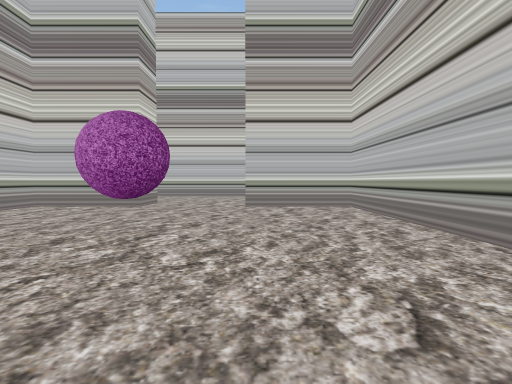
[1] (above)

24 first-person views from a walk through a 3-D level made in the Unity game engine. The camera is 1.2 m above the floor, tilts 2° down and sees 80° across. The floor is counted in squares, 2 m on a side. Each view is taken from the middle of a square. On the plan, view 1 faces up. The plan holds only what a view shows up to about 9 squares ahead; the rest is blank. The place goes on beyond the plan. The player character is not drawn.

[2]
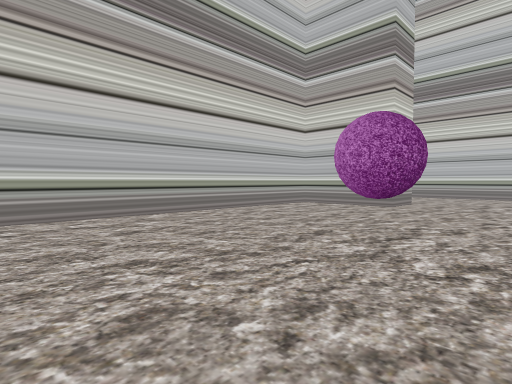

[3]
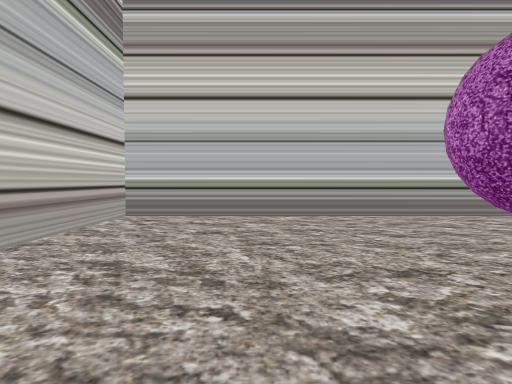

[4]
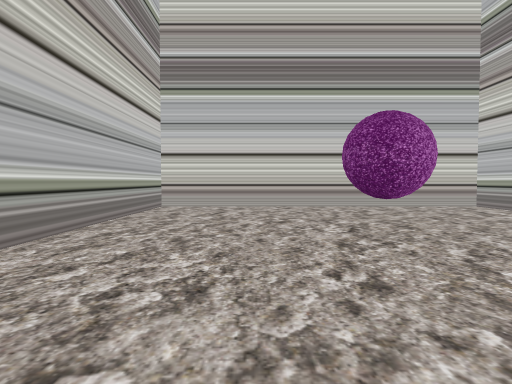

[5]
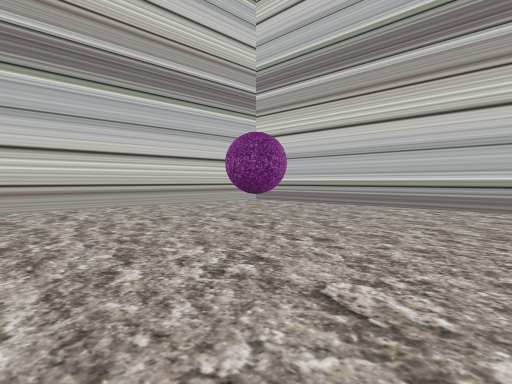

[6]
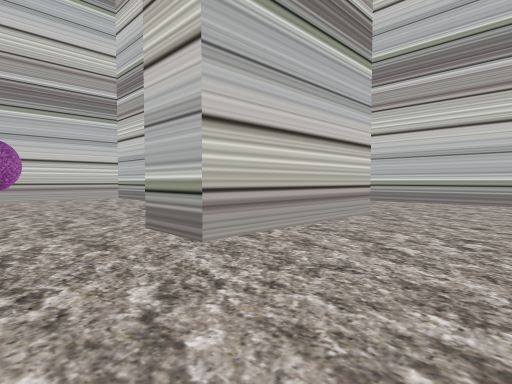

[7]
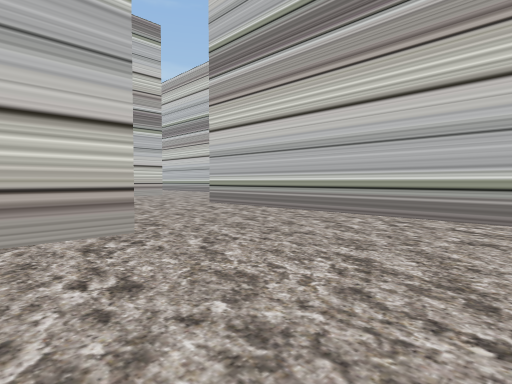

[8]
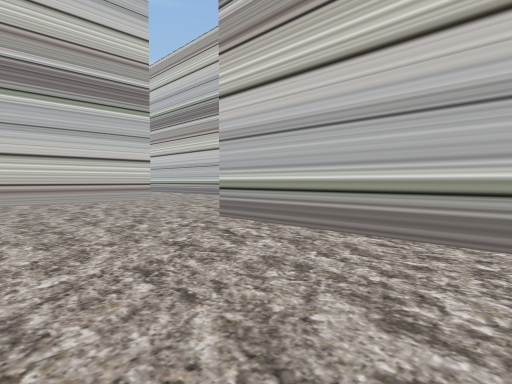

[9]
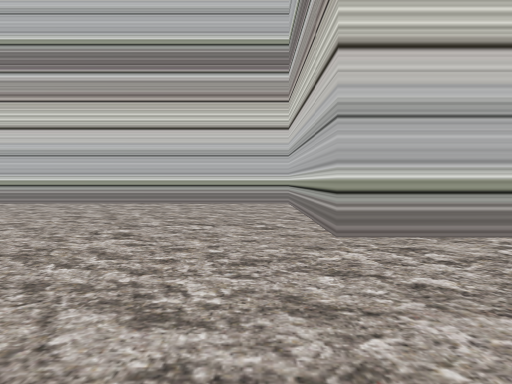

[10]
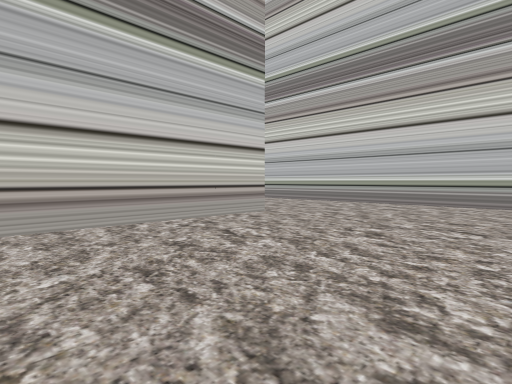

[11]
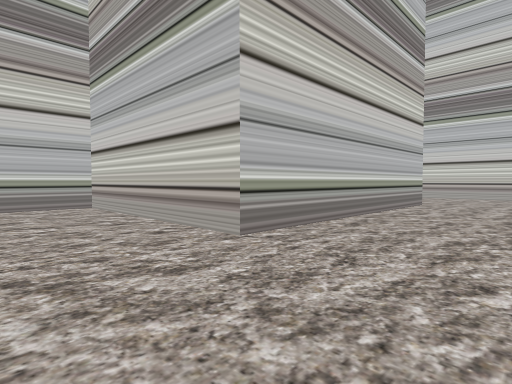

[12]
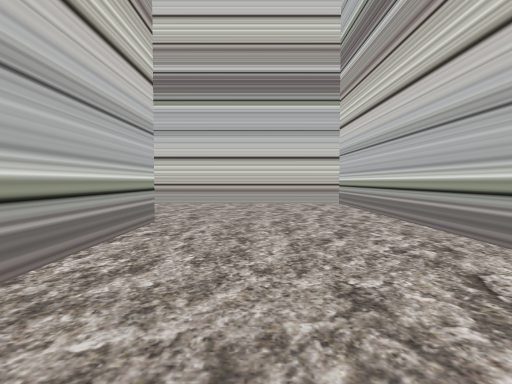

[13]
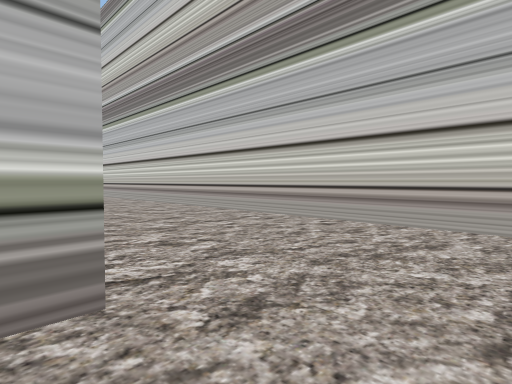

[14]
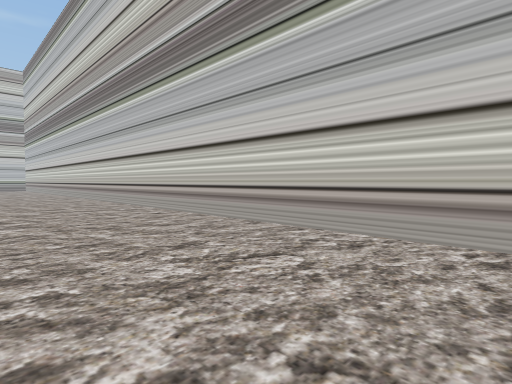

[15]
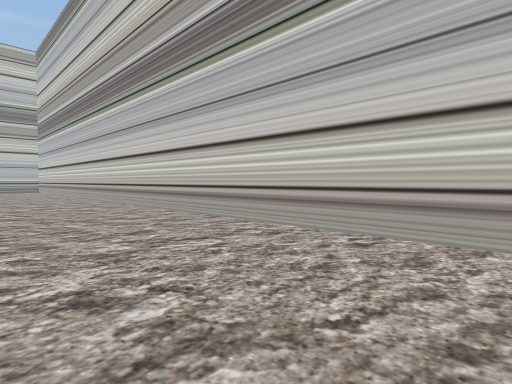

[16]
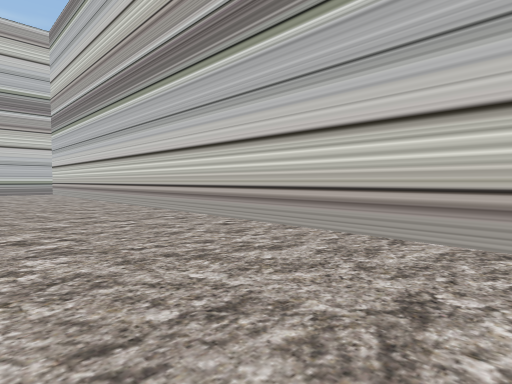

[17]
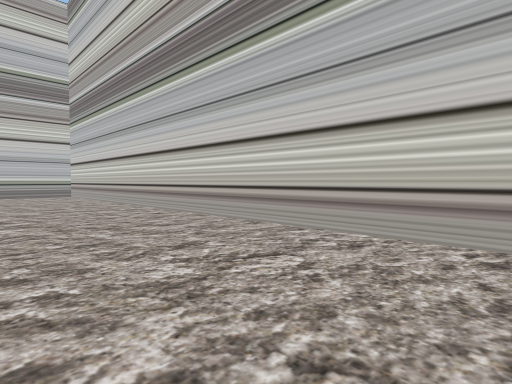

[18]
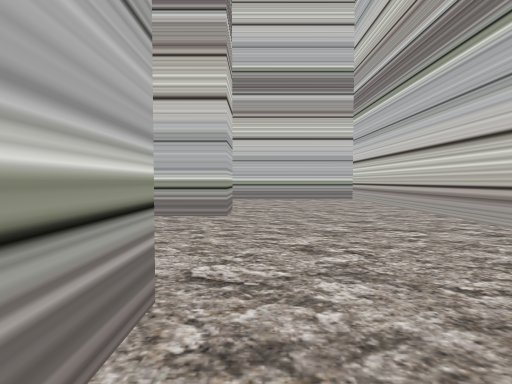

[19]
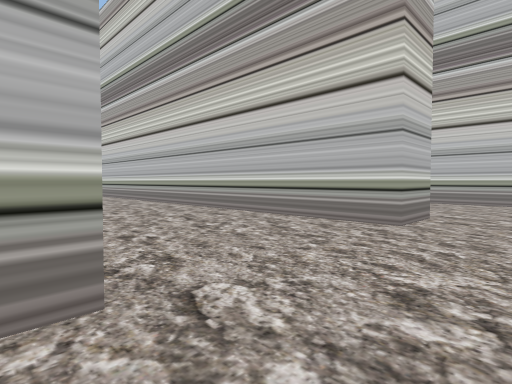

[20]
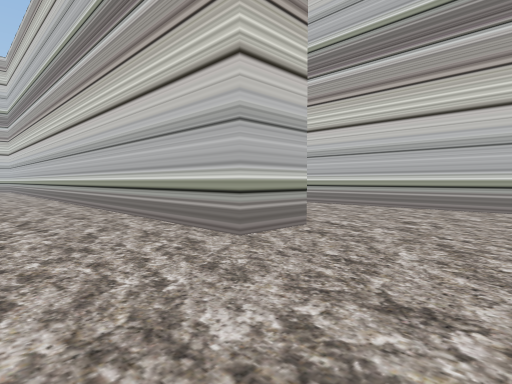

[21]
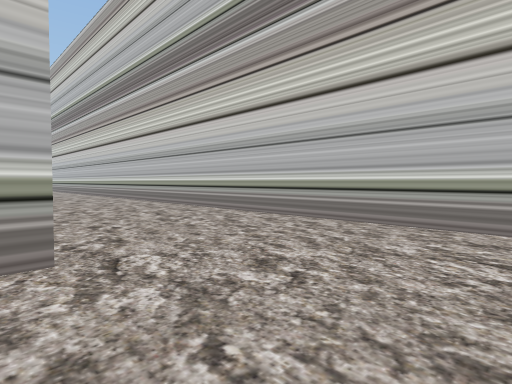

[22]
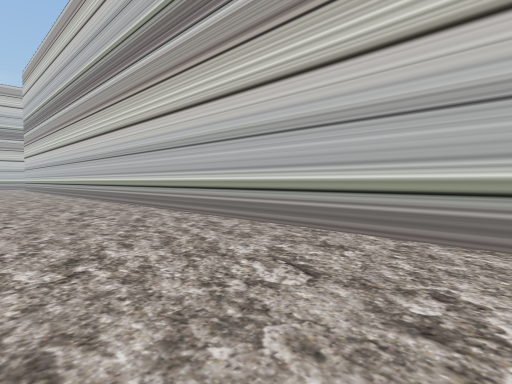

[23]
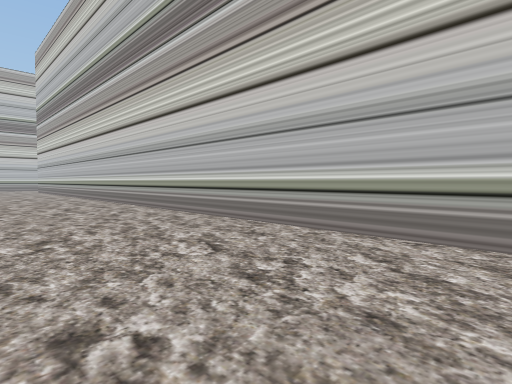

[24]
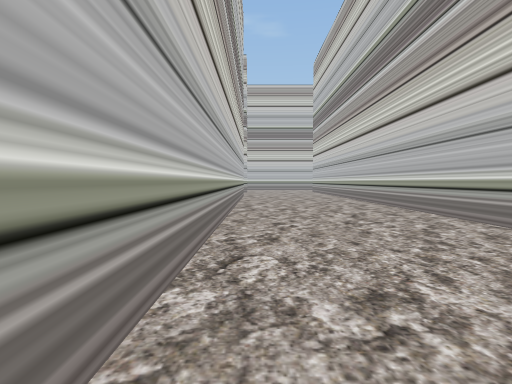

### Floor plan
Points are (right, up) in squares from view 1. A wall is a line through its corners. A room is listed if a view was taken in it or the views show most of it. See-through windows are left out.
Room 1 (views 1, 2, 3, 4, 5)
walls: (-3.6, 7.3) (-5.2, 7.3) (-5.2, -0.2) (2.2, -0.2) (2.2, 7.3) (-0.2, 7.3)
ways out: opening at (-1.5, 8) to room 2
objects: orb (-2, 3) to (-1, 4)
Room 2 (views 6, 7, 8, 9, 10, 11, 12, 13, 14, 15, 16, 17, 18, 19, 20, 21, 22, 23, 24)
walls: (3.5, -6.5) (2.5, -6.5); (8.6, -6.5) (7.3, -6.5) (7.3, 1.5); (-11.5, -6.6) (-11.5, -0.2) (-6.5, -0.2) (-6.5, 1.4); (-6.6, 8.5) (-2.8, 8.5) (-2.8, 7.2); (-15.3, -4.6) (-15.3, -10.3) (11.1, -10.3); (12.3, -8.8) (12.3, 10.1); (8.5, 9.6) (8.5, 1.5); (-10.3, 11.6) (-10.3, 4.9) (-15.3, 4.9) (-15.3, -3)
ways out: opening at (-1.5, 8) to room 1

Positions as (right, up) in squares from view 1, and headings:
1: (0, 0), facing up
2: (0, 0), facing up-left
3: (0, 2), facing left
4: (0, 7), facing down
5: (2, 7), facing down-left
6: (-1, 11), facing down-left
7: (-5, 12), facing down-left
8: (-7, 9), facing down-left
9: (-7, 4), facing left
10: (-7, 4), facing down-left
11: (-14, 2), facing down-right
12: (-13, -2), facing down
13: (-13, -6), facing down-right
14: (-11, -7), facing down-right
15: (-7, -7), facing down-right
16: (-4, -7), facing down-right
17: (-1, -7), facing down-right
18: (2, -7), facing right
19: (3, -8), facing up-right
20: (5, -9), facing up-right
21: (8, -9), facing up-right
22: (9, -5), facing up-right
23: (9, -1), facing up-right
24: (9, 1), facing up
